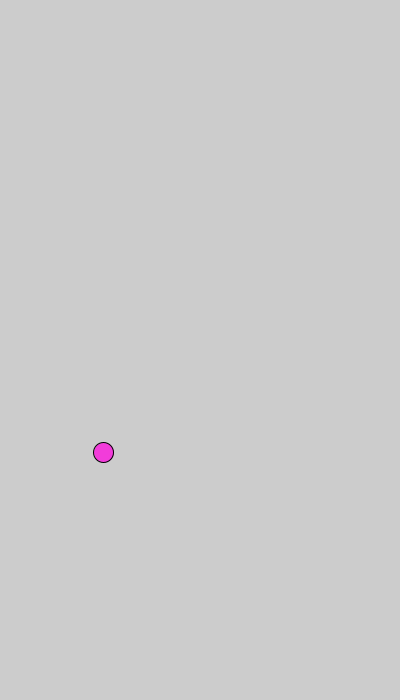
Frame 1 (no input)
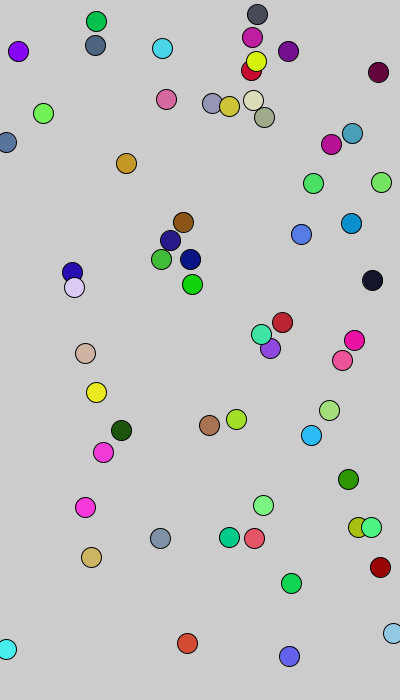
Frame 60 (the mouse pressed at the canvas centre just before this capture)
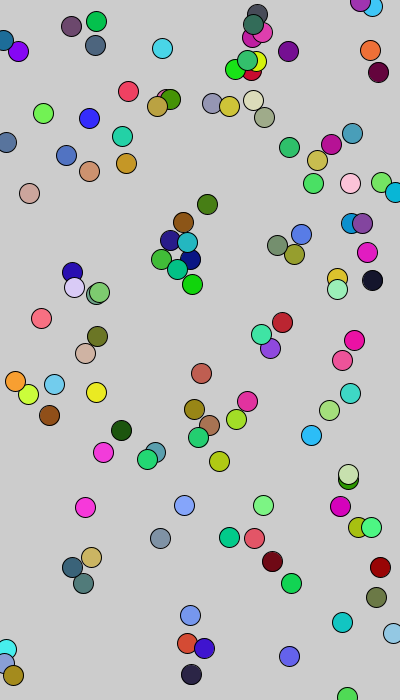
Frame 120 (the mouse held since frame 60 and released just before this capture)

The Processing sketch that drew these frames (run headless with seeded random() and noise(); from frame 60 on, the mouse is pressed at the canvas centre):

// Processing sketch: Assignment_3b
// ── Assignment_3b.pde
/*
* Assignment 1 
* By Aaron Ma
* created oct 10
* last modified oct 15
*/

void setup(){ 
  size(400,700); //setup screen
}

void draw(){
  
  float y = random(700f); //generate random cords and rgb values for color
  float x = random(400f);
  int r = (int)random(255); //set random byte rgb value
  int g = (int)random(255);
  int b = (int)random(255);
  int c = 0; // fill color
  c += r<<16; //left shift by 16 for red channel
  c += g<<8; //left shift by 8 for green channel
  c += b;  //blue channel 
  c+= 255 << 24; //set alpha channel to 255
  fill(c); //set fill to the random gened color
  ellipse(x,y,20,20); //draw ellipse
}
